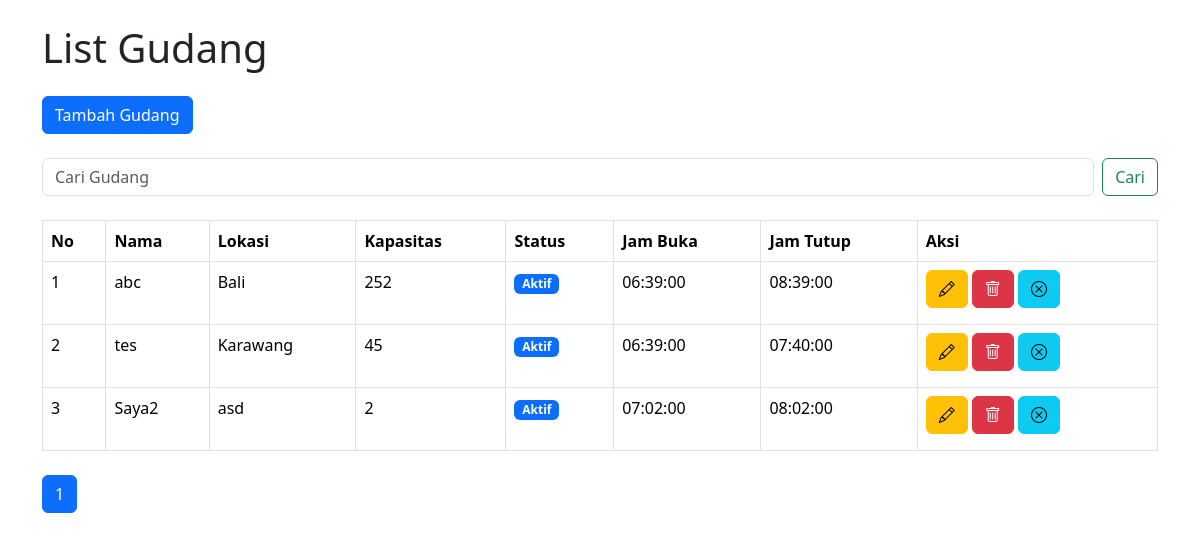
The page / on the database its author committed.
### tables this page shows
CREATE TABLE `gudang` (
  `id` int(11) NOT NULL,
  `name` varchar(255) NOT NULL,
  `location` varchar(255) NOT NULL,
  `capacity` int(11) NOT NULL,
  `status` enum('aktif','tidak_aktif') DEFAULT 'aktif',
  `opening_hour` time DEFAULT NULL,
  `closing_hour` time DEFAULT NULL
);

### classes/gudang.php (called while the page is built, shortened)
<?php
class Gudang
{
    private $conn;
    private $table_name = "gudang";
    public function __construct($db)
    {
        $this->conn = $db;
    }
    public function countAll()
    {
        $query = "SELECT COUNT(*) as total_rows FROM " . $this->table_name;
        $stmt = $this->conn->prepare($query);
        $stmt->execute();
        $row = $stmt->fetch(PDO::FETCH_ASSOC);
        return $row['total_rows'];
    }
    public function readPaging($from_record_num, $records_per_page)
    {
        $query = "SELECT * FROM " . $this->table_name . " LIMIT ?, ?";
        $stmt = $this->conn->prepare($query);
        $stmt->bindParam(1, $from_record_num, PDO::PARAM_INT);
        $stmt->bindParam(2, $records_per_page, PDO::PARAM_INT);
        $stmt->execute();
        return $stmt;
    }
}

### index.php (the view, shortened to what this page needs)
<?php
include_once './classes/gudang.php';
$database = new Database();
$db = $database->getConnection();
$gudang = new Gudang($db);
$search_term = isset($_GET['search']) ? $_GET['search'] : '';
$page = isset($_GET['page']) ? $_GET['page'] : 1;
$records_per_page = 5;
$from_record_num = ($records_per_page * $page) - $records_per_page;
if (!empty($search_term)) {
    $stmt = $gudang->search($search_term, $from_record_num, $records_per_page);
    $total_rows = $gudang->countAll();
} else {
    $stmt = $gudang->readPaging($from_record_num, $records_per_page);
    $total_rows = $gudang->countAll();
}
$total_pages = ceil($total_rows / $records_per_page);
?>
<!DOCTYPE html>
<html lang="en">
<head>
    <link href="https://cdn.jsdelivr.net/npm/bootstrap@5.3.3/dist/css/bootstrap.min.css" rel="stylesheet"
>
    <link rel="stylesheet" href="https://cdn.jsdelivr.net/npm/bootstrap-icons@1.11.3/font/bootstrap-icons.min.css">
</head>
<body>
    <div class="container">
        <h1 class="my-4">List Gudang</h1>
        <a href="./create.php" class="btn btn-primary mb-4">Tambah Gudang</a>
        <form class="d-flex mb-4" method="GET" action="index.php">
            <input class="form-control me-2" type="search" placeholder="Cari Gudang" name="search"
                value="<?= isset($search_term) ? $search_term : ''; ?>" aria-label="Search">
            <button class="btn btn-outline-success" type="submit">Cari</button>
        </form>
        <div class="table-responsive mb-2">
            <table class="table table-bordered">
                <thead>
                    <tr>
                        <th>No</th>
                        <th>Nama</th>
                        <th>Lokasi</th>
                        <th>Kapasitas</th>
                        <th>Status</th>
                        <th>Jam Buka</th>
                        <th>Jam Tutup</th>
                        <th>Aksi</th>
                    </tr>
                </thead>
                <tbody>
                    <?php
                    $no = $from_record_num + 1;
                    while ($row = $stmt->fetch(PDO::FETCH_ASSOC)) {
                        ?>
                        <tr>
                            <td><?= $no; ?></td>
                            <td><?= $row['name']; ?></td>
                            <td><?= $row['location']; ?></td>
                            <td><?= $row['capacity']; ?></td>
                            <td>
                                <span class="badge <?= $row['status'] == 'aktif' ? 'bg-primary' : 'bg-warning'; ?>">
                                    <?= $row['status'] == 'aktif' ? 'Aktif' : 'Tidak Aktif'; ?>
                                </span>
                            </td>
                            <td><?= $row['opening_hour']; ?></td>
                            <td><?= $row['closing_hour']; ?></td>
                            <td>
                                <a href="./update.php?id=<?= $row['id']; ?>" class="btn btn-warning mb-2">
                                    <i class="bi bi-pencil"></i>
                                </a>
                                <a href="./delete.php?id=<?= $row['id']; ?>" class="btn btn-danger mb-2"
                                    onclick="return confirm('Yakin ingin menghapus?')">
                                    <i class="bi bi-trash"></i>
                                </a>
                                <a href="./status.php?id=<?= $row['id']; ?>&status=<?= $row['status'] == 'aktif' ? 'tidak_aktif' : 'aktif'; ?>"
                                    class="btn btn-info mb-2">
                                    <i class="bi <?= $row['status'] == 'aktif' ? 'bi-x-circle' : 'bi-check-circle'; ?>"></i>
                                </a>
                            </td>
                        </tr>
                        <?php $no++;
                    } ?>
                </tbody>
            </table>
        </div>
        <nav aria-label="Page navigation example">
            <ul class="pagination">
                <?php for ($i = 1; $i <= $total_pages; $i++) { ?>
                    <li class="page-item <?= $i == $page ? 'active' : ''; ?>">
                        <a class="page-link" href="?page=<?= $i; ?>&search=<?= $search_term; ?>"><?= $i; ?></a>
                    </li>
                <?php } ?>
            </ul>
        </nav>
    </div>
</body>
</html>

### rows shown on the page
gudang: name "abc", location "Bali", capacity "252", status "Aktif", opening_hour "06:39:00", closing_hour "08:39:00"
gudang: name "tes", location "Karawang", capacity "45", status "Aktif", opening_hour "06:39:00", closing_hour "07:40:00"
gudang: name "Saya2", location "asd", capacity "2", status "Aktif", opening_hour "07:02:00", closing_hour "08:02:00"
